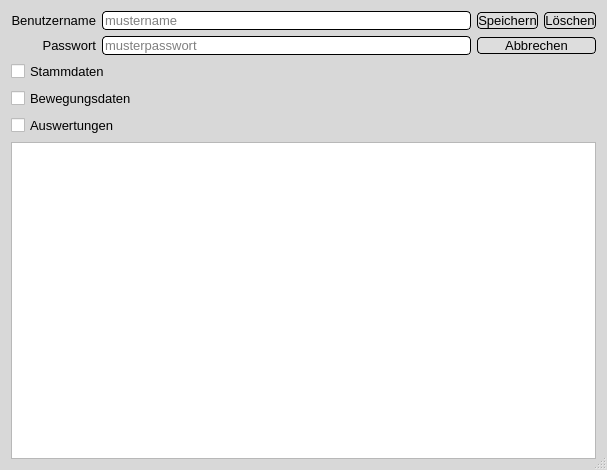
<?xml version="1.0" encoding="UTF-8"?>
<ui version="4.0">
 <class>Dialog</class>
 <widget class="QDialog" name="Dialog">
  <property name="geometry">
   <rect>
    <x>0</x>
    <y>0</y>
    <width>607</width>
    <height>470</height>
   </rect>
  </property>
  <property name="focusPolicy">
   <enum>Qt::NoFocus</enum>
  </property>
  <property name="windowTitle">
   <string>Nutzerverwaltung</string>
  </property>
  <property name="autoFillBackground">
   <bool>false</bool>
  </property>
  <property name="styleSheet">
   <string notr="true">QPushButton:hover {
	border-width: 2px;
background-color:rgb(180,180,180)
}
QPushButton:focus {
	border-width: 2px;
background-color:rgb(180,180,180)
}
QPushButton{
border-style: outset;
border-width: 1px;
border-color: black;
background-color: #DDDDDD;
border-radius:4px;
}
QLineEdit{
border-style: outset;
border-width: 1px;
border-color: black;
background-color: #FFFFFF;
border-radius:4px;
}
QDialog{
background-color:rgb(216,216,216) /*qlineargradient(spread:pad, x1:1, y1:1, x2:1, y2:0, stop:0 rgba(216, 216, 216, 255), stop:1 rgba(162, 162, 162, 255))*/
}

</string>
  </property>
  <property name="sizeGripEnabled">
   <bool>true</bool>
  </property>
  <property name="modal">
   <bool>false</bool>
  </property>
  <layout class="QGridLayout" name="gridLayout">
   <item row="0" column="2">
    <widget class="QPushButton" name="btnSpeichern">
     <property name="font">
      <font>
       <pointsize>10</pointsize>
      </font>
     </property>
     <property name="text">
      <string>Speichern</string>
     </property>
     <property name="icon">
      <iconset>
       <normaloff>_Symbole/UsedSymbols/save_3621.ico</normaloff>_Symbole/UsedSymbols/save_3621.ico</iconset>
     </property>
     <property name="checkable">
      <bool>false</bool>
     </property>
    </widget>
   </item>
   <item row="0" column="1">
    <widget class="QLineEdit" name="leBenutzername">
     <property name="font">
      <font>
       <pointsize>10</pointsize>
      </font>
     </property>
     <property name="frame">
      <bool>false</bool>
     </property>
     <property name="placeholderText">
      <string>mustername</string>
     </property>
    </widget>
   </item>
   <item row="1" column="2" colspan="2">
    <widget class="QPushButton" name="btnAbbrechen">
     <property name="font">
      <font>
       <pointsize>10</pointsize>
      </font>
     </property>
     <property name="text">
      <string>Abbrechen</string>
     </property>
     <property name="icon">
      <iconset>
       <normaloff>_Symbole/UsedSymbols/-clear_90704.ico</normaloff>_Symbole/UsedSymbols/-clear_90704.ico</iconset>
     </property>
    </widget>
   </item>
   <item row="1" column="0">
    <widget class="QLabel" name="lblPasswort">
     <property name="font">
      <font>
       <pointsize>10</pointsize>
      </font>
     </property>
     <property name="layoutDirection">
      <enum>Qt::LeftToRight</enum>
     </property>
     <property name="styleSheet">
      <string notr="true"/>
     </property>
     <property name="text">
      <string>Passwort</string>
     </property>
     <property name="alignment">
      <set>Qt::AlignRight|Qt::AlignTrailing|Qt::AlignVCenter</set>
     </property>
    </widget>
   </item>
   <item row="0" column="3">
    <widget class="QPushButton" name="btnLoeschen">
     <property name="font">
      <font>
       <pointsize>10</pointsize>
      </font>
     </property>
     <property name="styleSheet">
      <string notr="true"/>
     </property>
     <property name="text">
      <string>Löschen</string>
     </property>
     <property name="icon">
      <iconset>
       <normaloff>_Symbole/UsedSymbols/seo-social-web-network-internet_262_icon-icons.com_61518.ico</normaloff>_Symbole/UsedSymbols/seo-social-web-network-internet_262_icon-icons.com_61518.ico</iconset>
     </property>
    </widget>
   </item>
   <item row="0" column="0">
    <widget class="QLabel" name="lblBenutzername">
     <property name="font">
      <font>
       <pointsize>10</pointsize>
      </font>
     </property>
     <property name="text">
      <string>Benutzername</string>
     </property>
     <property name="alignment">
      <set>Qt::AlignRight|Qt::AlignTrailing|Qt::AlignVCenter</set>
     </property>
    </widget>
   </item>
   <item row="1" column="1">
    <widget class="QLineEdit" name="lePasswort">
     <property name="font">
      <font>
       <pointsize>10</pointsize>
      </font>
     </property>
     <property name="styleSheet">
      <string notr="true"/>
     </property>
     <property name="frame">
      <bool>false</bool>
     </property>
     <property name="placeholderText">
      <string>musterpasswort</string>
     </property>
    </widget>
   </item>
   <item row="5" column="0" colspan="4">
    <widget class="QTableWidget" name="table">
     <property name="focusPolicy">
      <enum>Qt::NoFocus</enum>
     </property>
     <property name="layoutDirection">
      <enum>Qt::LeftToRight</enum>
     </property>
     <property name="styleSheet">
      <string notr="true">QTableWidget::item::selected{
border-style:solid;
border-width: 2px;
border-color: black;
}
QTableWidget::item::first{
border-style:solid;
border-width: 2px;
border-top:0px;
border-color: black;
}
QTableWidget{
gridline-color: black;
}
QHeaderView::section::horizontal
{
border-style: outset;
border-width: 1px;
border-left: 0px;
border-color:black;
}
QHeaderView::section::horizontal::first
{
border-style: outset;
border-width: 1px;
border-color:black;
}

</string>
     </property>
     <property name="editTriggers">
      <set>QAbstractItemView::NoEditTriggers</set>
     </property>
     <property name="alternatingRowColors">
      <bool>true</bool>
     </property>
     <property name="showGrid">
      <bool>true</bool>
     </property>
     <attribute name="verticalHeaderVisible">
      <bool>false</bool>
     </attribute>
    </widget>
   </item>
   <item row="2" column="0" colspan="2">
    <widget class="QCheckBox" name="cbStammdaten">
     <property name="font">
      <font>
       <pointsize>10</pointsize>
      </font>
     </property>
     <property name="text">
      <string>Stammdaten</string>
     </property>
    </widget>
   </item>
   <item row="3" column="0" colspan="2">
    <widget class="QCheckBox" name="cbBewegungsdaten">
     <property name="font">
      <font>
       <pointsize>10</pointsize>
      </font>
     </property>
     <property name="text">
      <string>Bewegungsdaten</string>
     </property>
    </widget>
   </item>
   <item row="4" column="0" colspan="2">
    <widget class="QCheckBox" name="cbAuswertungen">
     <property name="font">
      <font>
       <pointsize>10</pointsize>
      </font>
     </property>
     <property name="text">
      <string>Auswertungen</string>
     </property>
    </widget>
   </item>
  </layout>
 </widget>
 <tabstops>
  <tabstop>leBenutzername</tabstop>
  <tabstop>lePasswort</tabstop>
  <tabstop>cbStammdaten</tabstop>
  <tabstop>cbBewegungsdaten</tabstop>
  <tabstop>cbAuswertungen</tabstop>
 </tabstops>
 <resources/>
 <connections/>
</ui>
